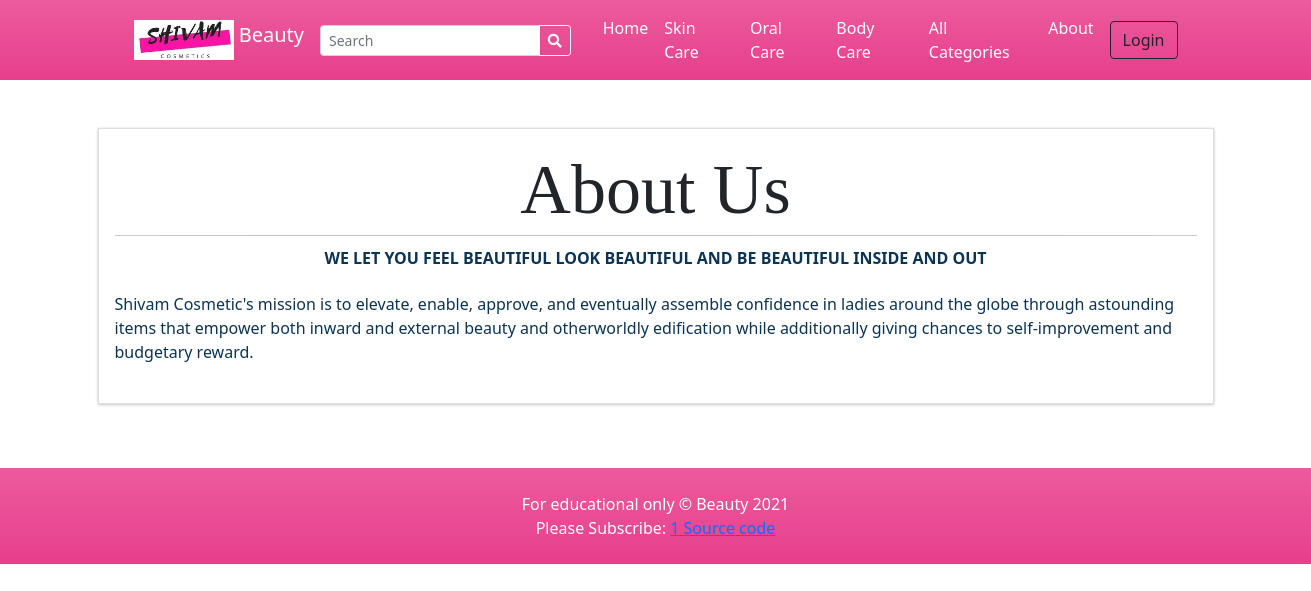
The page /?p=about on the database its author committed.
### tables this page shows
CREATE TABLE `categories` (
  `id` int(30) NOT NULL,
  `category` varchar(250) NOT NULL,
  `description` text DEFAULT NULL,
  `status` tinyint(1) NOT NULL DEFAULT 1,
  `delete_flag` tinyint(1) NOT NULL DEFAULT 0,
  `date_created` datetime NOT NULL DEFAULT current_timestamp()
);

### classes/DBConnection.php (called while the page is built, shortened)
<?php
class DBConnection{
    private $host = DB_SERVER;
    private $username = DB_USERNAME;
    private $password = DB_PASSWORD;
    private $database = DB_NAME;
    public $conn;
    public function __construct(){
        if (!isset($this->conn)) {
            $this->conn = new mysqli($this->host, $this->username, $this->password, $this->database);
        }
    }
}
?>

### classes/SystemSettings.php (called while the page is built, shortened)
<?php
class SystemSettings extends DBConnection{
	function userdata($field = ''){
		if(!empty($field)){
			if(isset($_SESSION['userdata'][$field]))
				return $_SESSION['userdata'][$field];
			else
				return null;
		}else{
			return false;
		}
	}
	function info($field=''){
		if(!empty($field)){
			if(isset($_SESSION['system_info'][$field]))
				return $_SESSION['system_info'][$field];
			else
				return false;
		}else{
			return false;
		}
	}
}
$_settings = new SystemSettings();
?>

### config.php (called while the page is built, shortened)
<?php
require_once('classes/DBConnection.php');
require_once('classes/SystemSettings.php');
function validate_image($file){
	if(!empty($file)){
        $ex = explode("?",$file);
        $file = $ex[0];
        $ts = isset($ex[1]) ? "?".$ex[1] : '';
		if(is_file(base_app.$file)){
			return base_url.$file.$ts;
		}else{
			return base_url.'dist/img/no-image-available.png';
		}
	}else{
		return base_url.'dist/img/no-image-available.png';
	}
}
?>

### inc/topBarNav.php (the view, shortened to what this page needs)
<nav class="navbar navbar-expand-lg navbar-dark bg-gradient-pink">
            <div class="container px-4 px-lg-5 ">
                <a class="navbar-brand" href="./">
                <img src="<?php echo validate_image($_settings->info('logo')) ?>" width="30" height="30" class="d-inline-block align-top" alt="" loading="lazy">
                <?php echo $_settings->info('short_name') ?>
                </a>
                <form class="form-inline" id="search-form">
                  <div class="input-group">
                    <input class="form-control form-control-sm form " type="search" placeholder="Search" aria-label="Search" name="search"  value="<?php echo isset($_GET['search']) ? $_GET['search'] : "" ?>"  aria-describedby="button-addon2">
                    <div class="input-group-append">
                      <button class="btn btn-outline-light btn-sm m-0" type="submit" id="button-addon2"><i class="fa fa-search"></i></button>
                    </div>
                  </div>
                </form>
                <div class="collapse navbar-collapse" id="navbarSupportedContent">
                    <ul class="navbar-nav me-auto mb-2 mb-lg-0 ms-lg-4">
                        <li class="nav-item"><a class="nav-link text-white" aria-current="page" href="./">Home</a></li>
                        <?php
                        $cat_qry = $conn->query("SELECT * FROM categories where status = 1  limit 3");
                        $count_cats =$conn->query("SELECT * FROM categories where status = 1 ")->num_rows;
                        while($crow = $cat_qry->fetch_assoc()):
                        ?>
                        <li class="nav-item"><a class="nav-link text-white" aria-current="page" href="./?p=products&c=<?php echo md5($crow['id']) ?>"><?php echo $crow['category'] ?></a></li>
                        <?php endwhile; ?>
                        <?php if($count_cats > 3): ?>
                        <li class="nav-item"><a class="nav-link text-white" href="./?p=view_categories">All Categories</a></li>
                        <?php endif; ?>
                        <li class="nav-item"><a class="nav-link text-white" href="./?p=about">About</a></li>
                    </ul>
                    <div class="d-flex align-items-center">
                      <?php if($_settings->userdata('id') > 0 && $_settings->userdata('login_type') == 2): ?>
                        <a class="text-dark mr-2 nav-link text-white" href="./?p=cart">
                            <i class="bi-cart-fill me-1"></i>
                            Cart
                            <span class="badge bg-dark text-white ms-1 rounded-pill" id="cart-count">
                              <?php
                                $count = $conn->query("SELECT SUM(quantity) as items from `cart` where client_id =".$_settings->userdata('id'))->fetch_assoc()['items'];
                                echo ($count > 0 ? $count : 0);
                              ?>
                            </span>
                        </a>
                            <a href="./?p=my_account" class="text-dark  nav-link text-white"><b> Hi, <?php echo $_settings->userdata('firstname')?>!</b></a>
                            <a href="logout.php" class="text-dark  nav-link text-white"><i class="fa fa-sign-out-alt"></i></a>
                        <?php else: ?>
                        <button class="btn btn-outline-dark ml-2" id="login-btn" type="button">Login</button>
                        <?php endif; ?>
                    </div>
                </div>
            </div>
        </nav>

### rows shown on the page
categories: category "Skin Care"
categories: category "Oral Care"
categories: category "Body Care"

### other values the page prints
$_settings->info('short_name') "Beauty"
